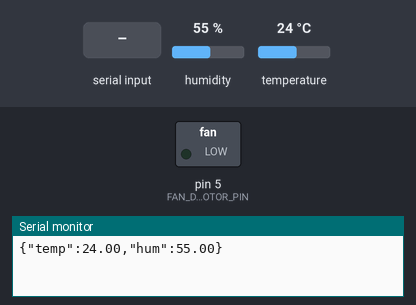
This sketch was run on a simulated Arduino Uno, built with avr-gcc and run on an emulated ATmega328P. Shown: switched loads named in the sketch (green lamp = pin HIGH), the last lines printed to the serial monitor. The test bench sets the inputs (shaded band); at power-on: humidity 55 %, temperature 24 °C.

Above: at 1.2 s.
1.3 s: "1" received over Serial
At 2.8 s:
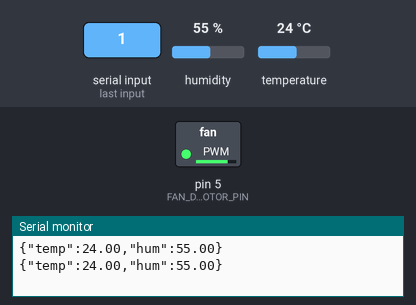
3.5 s: "0" received over Serial
At 5.2 s:
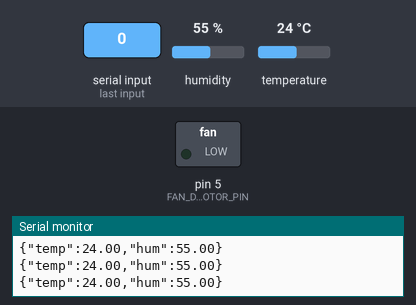
Timing chart, 0 to 6.7 s (numbered marks = the images above; inputs shaded):
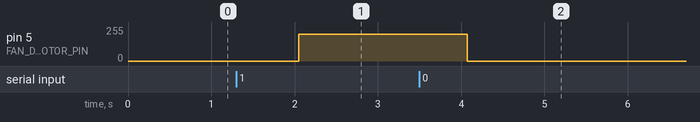

The sketch:

dht_motor.ino
```cpp
#include <dht.h>

dht DHT;

const int  DHT11_PIN=7;
const int   FAN_DC_MOTOR_PIN=5;

char c='0';

void setup(){
  pinMode(FAN_DC_MOTOR_PIN, OUTPUT);
  Serial.begin(9600);
}

void loop()
{
  int chk = DHT.read11(DHT11_PIN);
  Serial.print("{\"temp\":");Serial.print(DHT.temperature);Serial.print(",");
  Serial.print("\"hum\":");Serial.print(DHT.humidity);Serial.println("}");
  //Serial.println();

  if (Serial.available()>0) {
    c = Serial.read();
    if(c=='1')  analogWrite(FAN_DC_MOTOR_PIN, 200);
    if(c=='0')  analogWrite(FAN_DC_MOTOR_PIN, 0);
  }

  delay(2000);
}
```

Measured:
- after the input at 1.3 s, pin 5 (FAN_DC_MOTOR_PIN): 0/255 → 200/255 after 0.75 s
- after the input at 3.5 s, pin 5 (FAN_DC_MOTOR_PIN): 200/255 → 0/255 after 0.57 s
